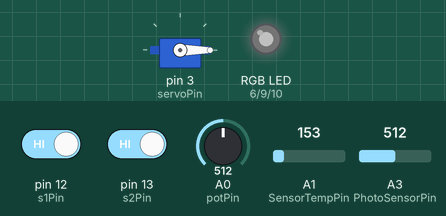
A sketch run on a simulated Arduino Uno, built with avr-gcc and run on an emulated ATmega328P. Shown: servo, an RGB LED mixed from three pins (HIGH = lit). The inputs (shaded band) are chosen by the test bench; at power-on: pin 12 (s1Pin) HIGH, A3 (PhotoSensorPin) = 512, pin 13 (s2Pin) HIGH, A0 (potPin) = 512, A1 (SensorTempPin) = 153. Dim RGB values are drawn brighter than linear; what the sketch prints to the serial monitor is not drawn.

Above: at 3.8 s.
3.9 s: pin 12 (s1Pin) driven LOW
At 7.8 s:
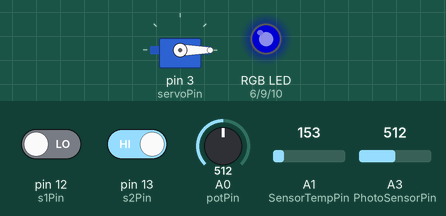
8.5 s: A3 (PhotoSensorPin) set to 716
At 11.3 s:
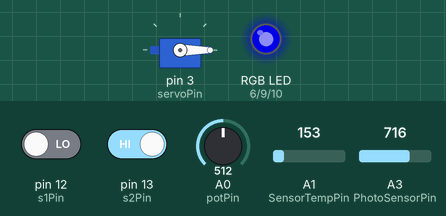
12.4 s: pin 13 (s2Pin) driven LOW
At 17.2 s:
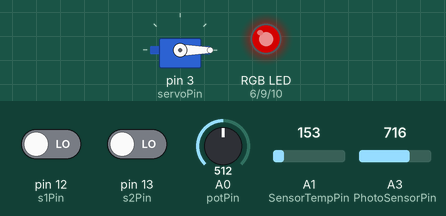
17.5 s: A0 (potPin) set to 716
At 19.6 s:
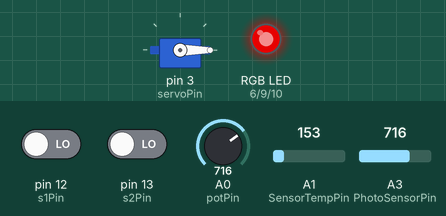
21.4 s: A0 (potPin) set to 900
At 25.5 s:
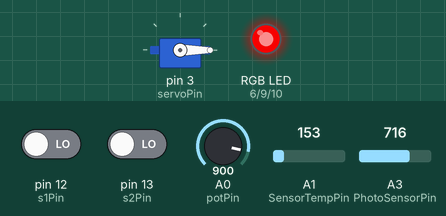
26.5 s: pin 12 (s1Pin) driven HIGH
At 29.1 s:
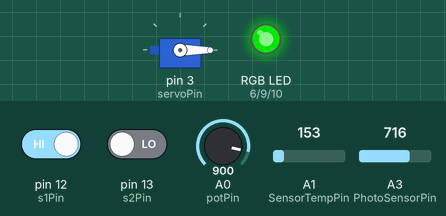
Timing chart, 0 to 30.6 s (numbered marks = the images above; inputs shaded):
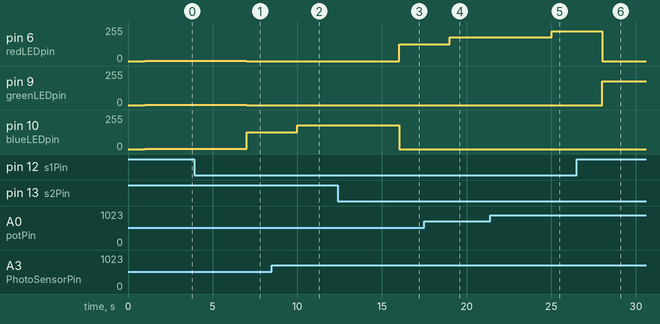

The sketch:

RGB_LED_file.ino
```cpp
/* This is a simple project using RGB LED as blinkeing Led,
a Potentimeter
a Servo that will be rotating at a given rate
a PhotoSensor that controls the power of the lights
Two switches to control which light should blink
new comments
*/

#include<Servo.h> // Loading the servo Library

int pos = 0; // declare and initialize the position variable
int servoPin = 3; // connecting the servo to pin 9
int servoDelay = 25;
int maxDegree  = 180 ; // maximum angle
int minDegree  = 0; // minimum angle

Servo myPointer; // Create a sevo object called myPointer

int redLEDpin = 6; // Set red LED pin to 6
int greenLEDpin = 9; // Set green LED pin to 9
int blueLEDpin = 10; // Set blue LED pin to 10

int s1Pin = 12; // Switch 1 connect to pin 11
int s2Pin = 13; // Switch 2 connect to pin 3

int switch1Value; // Value of switch 1
int switch2Value; // Value of switch 2

int potPin  = A0; // potentiometer pin set to A0
int potValue ;  // value of the potentiometer

int SensorTempPin = A1; // Sensor connected to pin A1
int SensorValue ;  // Value the sensor
int PhotoSensorPin  = A3; // Photo Sensor connected to A3
int PhotoSensorValue;

float TempVoltage; // Voltage for the temperature
float degreesC ; // Temperature in degree Celcius
float degreesF ; // Temperature in degree Farenheit

void setup() {
  // put your setup code here, to run once:
  Serial.begin(9600);

  pinMode(redLEDpin, OUTPUT); // setting red redLEDpin as output
  pinMode(greenLEDpin, OUTPUT); // setting greenLEDpin as ouput
  pinMode(blueLEDpin, OUTPUT); // setting blueLEDpin as output

  pinMode(s1Pin, INPUT);  // setting s1Pin as input
  pinMode(s2Pin, INPUT);  // setting s2Pin as input
  pinMode(potPin, INPUT); // setting potentiometer pin as input

  pinMode(SensorTempPin , INPUT); // Setting SensortempPin as input

  pinMode(PhotoSensorPin , INPUT); // Setting PhotoSensorPin as input

  myPointer.attach(servoPin);

  myPointer.write(pos);
}

void loop() {
  // put your main code here, to run repeatedly:

  // Serial.println(" Where would you like to position the servo");
  // while(Serial.available()==0){};
  // pos = Serial.parseInt();
  /// myPointer.write(pos);
  // servoRotation();


   readSwitches();

  // Information from the potentiometer
   readPotentiometer();
  // Information for the temperature sensor
   readTempSensor();

  // Information from the photo Sensor
   readPhotoSensor();

  //Serial.println("");
  //Serial.println(PhotoSensorValue);


  //SensorValue = map(SensorValue , 0,1023, 0, 255);
  //SensorValue = constrain(SensorValue, 0, 255);
 // Serial.println(SensorValue);
  Serial.println("");
 // Serial.print(degrees
  if( switch1Value == LOW && switch2Value == LOW) // Both switches are off
  {
     analogWrite(greenLEDpin, LOW); // Turn green LED off
     analogWrite(blueLEDpin, LOW); // Turn blue LED off
     analogWrite(redLEDpin, potValue); // Send a signal to turn the red LED on
     delay(1000);

  }

  if( switch1Value == HIGH && switch2Value == LOW ) // Switch 1 is on and Switch 2 is off
  {
     analogWrite(redLEDpin, LOW); // Turn red LED off
     analogWrite(blueLEDpin, LOW); // Turn blue LED off
     analogWrite(greenLEDpin, PhotoSensorValue); // Send a signal to turn the green LED on
     delay(1000);

  }

  if( switch1Value == LOW && switch2Value == HIGH) // Switch 1 is off and Switch 2 is on
  {
     analogWrite(redLEDpin, LOW); // Turn red LED off
     analogWrite(greenLEDpin, LOW); // Turn green LED off
     analogWrite(blueLEDpin, PhotoSensorValue); // Send a signal to turn the blue LED on
     delay(1000);

  }
  if( switch1Value == HIGH && switch2Value == HIGH && (SensorValue)) // Both switches are on
  {
     // Turn all the LEDs on
     analogWrite(greenLEDpin, HIGH); // Turn green LED on
     analogWrite(blueLEDpin, HIGH); // Turn blue LED on
     analogWrite(redLEDpin, HIGH); // Turn red LED on
     delay(1000);

  }

  delay(1000);

}
void servoRotation(){

 // potValue = analogRead(potPin);
 // potValue =(int) (potValue/1023.)*maxDegree;
  while(pos < maxDegree) {
    pos +=5;
    myPointer.write(pos);
    delay(servoDelay);
  }
  while(pos>minDegree){
    myPointer.write(pos);
    pos -=5;
    delay(servoDelay);
  }

  }
void readPotentiometer(){

  potValue     = analogRead(potPin); // reading the voltage at potPin
  potValue     = map(potValue, 0 , 1023, 0 , 255);
  potValue     = constrain(potValue, 0, 255);

  }
void readTempSensor(){

  SensorValue  = analogRead(SensorTempPin); // reading information provide by the sensor
  //SensorValue = map(potValue, 0 , 1023, 0 , 255);
  //SensorValue = constrain(SensorValue, 0, 255);

 TempVoltage = SensorValue * 5.0;
 TempVoltage /= 1024.0;

 // print out the voltage
 Serial.print(TempVoltage); Serial.println(" volts");

 // now print out the temperature
 degreesC = (TempVoltage - 0.5) * 100 ;  //converting from 10 mv per degree wit 500 mV offset
                                               //to degrees ((voltage - 500mV) times 100)
 Serial.print(degreesC); Serial.println(" degrees C");

 // now convert to Fahrenheit
 degreesF = (degreesC * 9.0/5.0) + 32.0;
 Serial.print(degreesF); Serial.println(" degrees F");

 delay(1000);
  }
void readPhotoSensor(){
  PhotoSensorValue = analogRead(PhotoSensorPin); // reading information provided by the photo sensor
  PhotoSensorValue = map(PhotoSensorValue, 0 , 1023, 0 , 255);
  PhotoSensorValue = constrain(PhotoSensorValue, 0, 255);
  }
void readSwitches(){
  switch1Value = digitalRead(s1Pin); // reading the value at the switch 1
  switch2Value = digitalRead(s2Pin); // reading the value at the switch 2

  }
 void TurnOnRed(){}
 void TurnOnGreen(){}
 void TurnOnBlue(){}
```

Measured:
- after the input at 3.9 s, pin 6 (redLEDpin), pin 9 (greenLEDpin): 1/255 → 0/255 after 3.1 s; pin 10 (blueLEDpin): 1/255 → 127/255 after 3.1 s
- after the input at 8.5 s, pin 10 (blueLEDpin): 127/255 → 178/255 after 1.5 s
- after the input at 12.4 s, pin 6 (redLEDpin): 0/255 → 127/255 after 3.6 s; pin 10 (blueLEDpin): 178/255 → 0/255 after 3.6 s
- after the input at 17.5 s, pin 6 (redLEDpin): 127/255 → 178/255 after 1.5 s
- after the input at 21.4 s, pin 6 (redLEDpin): 178/255 → 224/255 after 3.6 s
- after the input at 26.5 s, pin 6 (redLEDpin): 224/255 → 0/255 after 1.5 s; pin 9 (greenLEDpin): 0/255 → 178/255 after 1.5 s
